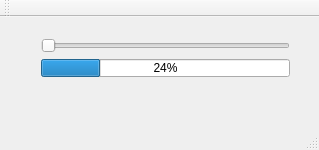
<?xml version="1.0" encoding="UTF-8"?>
<ui version="4.0">
 <class>MainWindow</class>
 <widget class="QMainWindow" name="MainWindow">
  <property name="geometry">
   <rect>
    <x>0</x>
    <y>0</y>
    <width>319</width>
    <height>150</height>
   </rect>
  </property>
  <property name="windowTitle">
   <string>MainWindow</string>
  </property>
  <widget class="QWidget" name="centralWidget">
   <widget class="QWidget" name="">
    <property name="geometry">
     <rect>
      <x>30</x>
      <y>10</y>
      <width>271</width>
      <height>61</height>
     </rect>
    </property>
    <layout class="QVBoxLayout" name="verticalLayout">
     <item>
      <widget class="QSlider" name="horizontalSlider">
       <property name="orientation">
        <enum>Qt::Horizontal</enum>
       </property>
      </widget>
     </item>
     <item>
      <widget class="QProgressBar" name="progressBar">
       <property name="value">
        <number>24</number>
       </property>
      </widget>
     </item>
    </layout>
   </widget>
  </widget>
  <widget class="QMenuBar" name="menuBar">
   <property name="geometry">
    <rect>
     <x>0</x>
     <y>0</y>
     <width>319</width>
     <height>25</height>
    </rect>
   </property>
  </widget>
  <widget class="QToolBar" name="mainToolBar">
   <attribute name="toolBarArea">
    <enum>TopToolBarArea</enum>
   </attribute>
   <attribute name="toolBarBreak">
    <bool>false</bool>
   </attribute>
  </widget>
  <widget class="QStatusBar" name="statusBar"/>
 </widget>
 <layoutdefault spacing="6" margin="11"/>
 <resources/>
 <connections>
  <connection>
   <sender>horizontalSlider</sender>
   <signal>valueChanged(int)</signal>
   <receiver>progressBar</receiver>
   <slot>setValue(int)</slot>
   <hints>
    <hint type="sourcelabel">
     <x>118</x>
     <y>73</y>
    </hint>
    <hint type="destinationlabel">
     <x>118</x>
     <y>91</y>
    </hint>
   </hints>
  </connection>
 </connections>
</ui>
